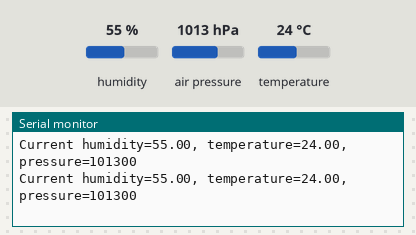
The sketch below on a simulated Arduino Uno, built with avr-gcc and run on an emulated ATmega328P. Parts: the last lines printed to the serial monitor. The inputs (shaded band) are chosen by the test bench; at power-on: humidity 55 %, air pressure 1013 hPa, temperature 24 °C.

Above: at 3.8 s.
3.9 s: humidity set to 22 %
At 7.1 s:
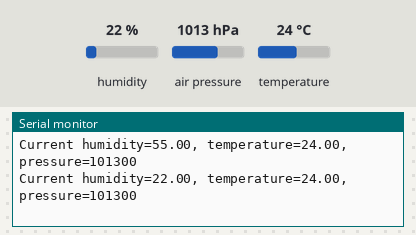
7.8 s: air pressure set to 952 hPa
At 9.6 s:
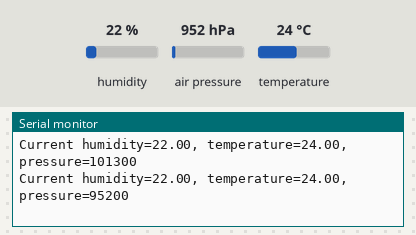
11.7 s: temperature set to 12 °C
At 13.3 s:
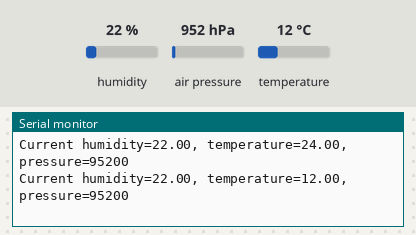
15.6 s: air pressure set to 975 hPa
At 18.4 s:
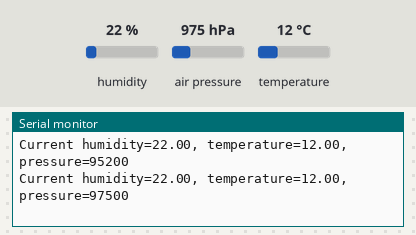
19.5 s: humidity set to 40 %
At 22.1 s:
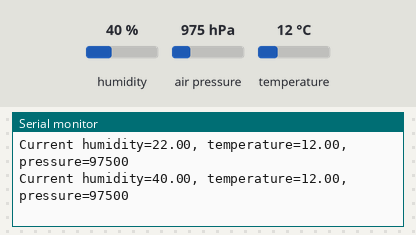
Timing chart, 0 to 23.6 s (numbered marks = the images above; inputs shaded):
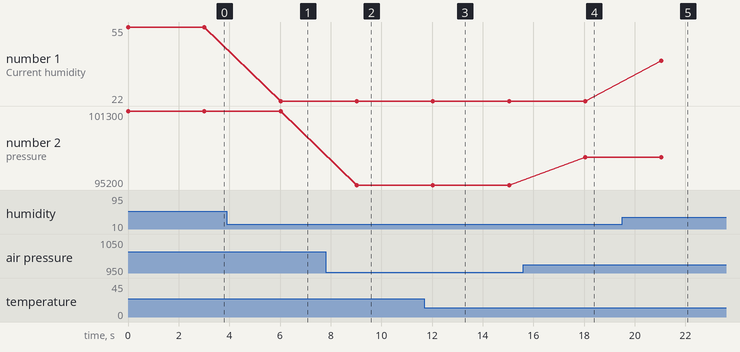

The sketch:

Sensor.ino
```cpp
#include "dht.h"
#define dht_apin A0 // Analog Pin sensor is connected to
#include <Wire.h>
#include <Adafruit_BMP085.h>
#define seaLevelPressure_hPa 1013.25

//including libraries for our sensors
Adafruit_BMP085 bmp;
dht DHT;
//defining arduino pins on which our input would be received
const int ldr_pin = 8;
const int capteur_D = 4;

void setup(){
  //binding pins to either output or input
  pinMode(ldr_pin,INPUT);
  pinMode(capteur_D, INPUT);
  Serial.begin(9600);

  //dont start if the sensor isnt connected properly
  if (!bmp.begin())
  {
    Serial.println("Could not find a valid BMP085 sensor, check wiring!");
    while (1)
    {
    }
  }

}//end "setup()"

void loop(){
  //Start of Program
    //read input
    DHT.read22(dht_apin);


    Serial.print("Current humidity=");
    Serial.print(DHT.humidity);

    Serial.print(", temperature=");
    Serial.print(DHT.temperature);


    Serial.print(", pressure=");
    Serial.print(bmp.readPressure());
    Serial.println();

    delay(3000);//Wait 5 seconds before accessing sensor again.

  //Fastest should be once every two seconds.

}// end loop()
```

Measured:
- after the input at 3.9 s, the serial monitor: prints a new line after 2.1 s (image 1)
- after the input at 7.8 s, the serial monitor: prints a new line after 1.2 s (image 2)
- after the input at 11.7 s, the serial monitor: prints a new line after 0.33 s (image 3)
- after the input at 15.6 s, the serial monitor: prints a new line after 2.4 s (image 4)
- after the input at 19.5 s, the serial monitor: prints a new line after 1.6 s (image 5)
- plotted number 1: 55 → 22 after the input at 3.9 s, 22 → 40 after the input at 19.5 s
- plotted number 2: 101300 → 95200 after the input at 7.8 s, 95200 → 97500 after the input at 15.6 s
